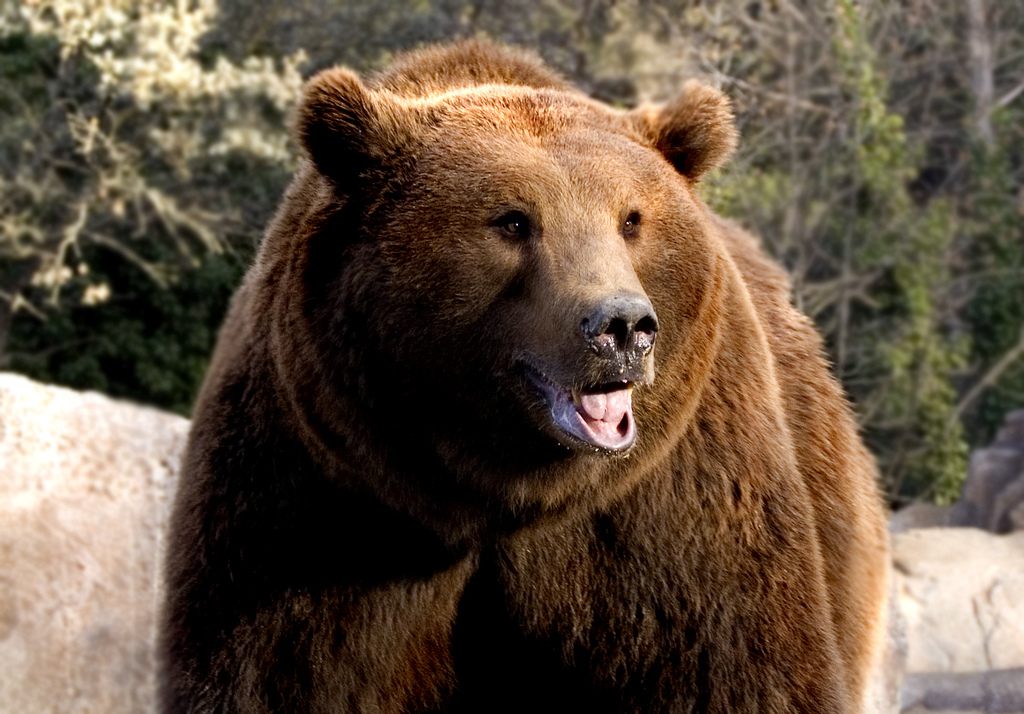
#> input picture p9-filtro-va-0032/p9-act13-0032/imagenes/oso p9-act13-0032.jpg, 1024 x 714 px, found by its file name
$ python ejemplo1_canny.py
#> lines starting #> are read from the running program, lines starting #| are printed output that depends on the picture
# Iris Chavez NC 0032
# Ejemplo 1

import cv2

# Cargar la imagen
imagen = cv2.imread("p9-act13-0032/imagenes/oso p9-act13-0032.jpg")
#> imagen is the input picture: shape (714, 1024, 3); mean B, G, R 66.7, 83.4, 100

# Comprobar que la imagen fue cargada
if imagen is None:
    print("Error: no se pudo cargar la imagen.")
    exit()

# Redimensionar la imagen (por ejemplo, al 50% de su tamaño original)
escala = 0.5
ancho = int(imagen.shape[1] * escala)
#> ancho = 512
alto = int(imagen.shape[0] * escala)
#> alto = 357
imagen = cv2.resize(imagen, (ancho, alto), interpolation=cv2.INTER_AREA)
#> imagen: shape (357, 512, 3)

# Convertir a escala de grises
gris = cv2.cvtColor(imagen, cv2.COLOR_BGR2GRAY)
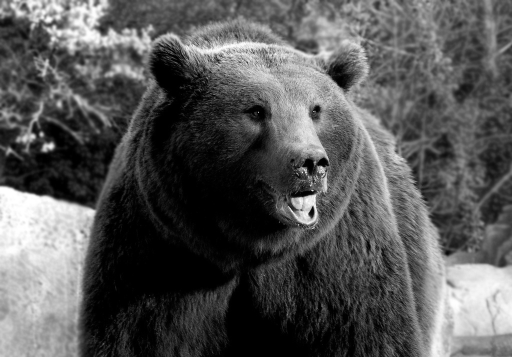
#> gris: shape (357, 512); min 0, max 255, mean 86.6

# Detectar bordes mediante Canny
bordes = cv2.Canny(gris, 100, 200)
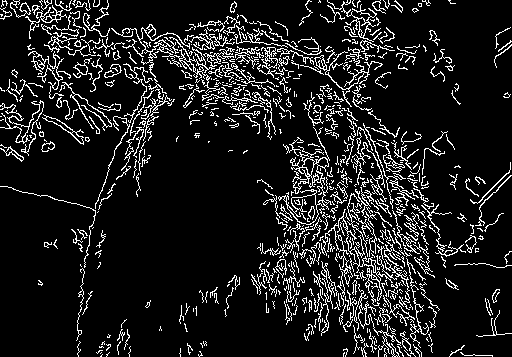
#> bordes: shape (357, 512); 11.5% white in thin lines or dots

# Mostrar resultados
cv2.imshow("Imagen original", imagen)
cv2.imshow("Imagen en escala de grises", gris)
cv2.imshow("Bordes Canny", bordes)

# Guardar resultado
cv2.imwrite("../resultados/ejemplo1_canny.jpg", bordes)

print("Detección de bordes completada.")
print("Resultado guardado en resultados/ejemplo1_canny.jpg")

# Esperar una tecla
cv2.waitKey(0)

# Cerrar ventanas
cv2.destroyAllWindows()

# Iris Chavez NC 0032
